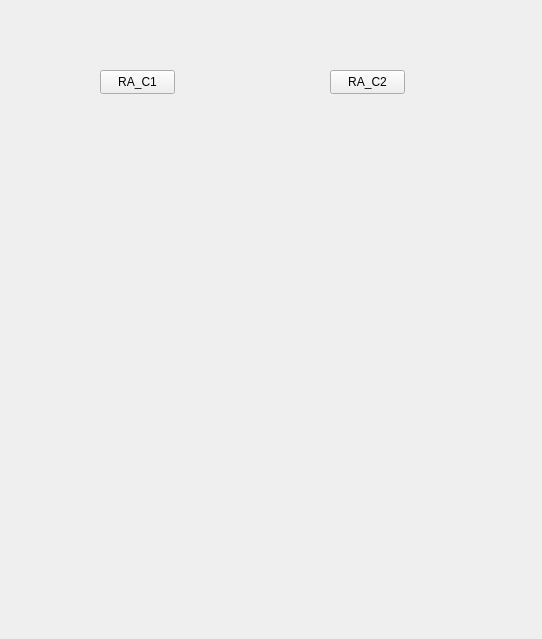
<?xml version="1.0" encoding="UTF-8"?>
<ui version="4.0">
 <class>RA</class>
 <widget class="QWidget" name="RA">
  <property name="geometry">
   <rect>
    <x>0</x>
    <y>0</y>
    <width>542</width>
    <height>639</height>
   </rect>
  </property>
  <property name="windowTitle">
   <string>Form</string>
  </property>
  <widget class="QPushButton" name="pb1">
   <property name="geometry">
    <rect>
     <x>100</x>
     <y>70</y>
     <width>75</width>
     <height>24</height>
    </rect>
   </property>
   <property name="text">
    <string>RA_C1</string>
   </property>
  </widget>
  <widget class="QPushButton" name="pb2">
   <property name="geometry">
    <rect>
     <x>330</x>
     <y>70</y>
     <width>75</width>
     <height>24</height>
    </rect>
   </property>
   <property name="text">
    <string>RA_C2</string>
   </property>
  </widget>
  <widget class="QLabel" name="label">
   <property name="geometry">
    <rect>
     <x>10</x>
     <y>120</y>
     <width>521</width>
     <height>491</height>
    </rect>
   </property>
   <property name="text">
    <string/>
   </property>
   <property name="pixmap">
    <pixmap resource="resources.qrc">:/images/images/RA_C1.jpg</pixmap>
   </property>
   <property name="scaledContents">
    <bool>true</bool>
   </property>
  </widget>
 </widget>
 <resources>
  <include location="resources.qrc"/>
 </resources>
 <connections/>
</ui>
